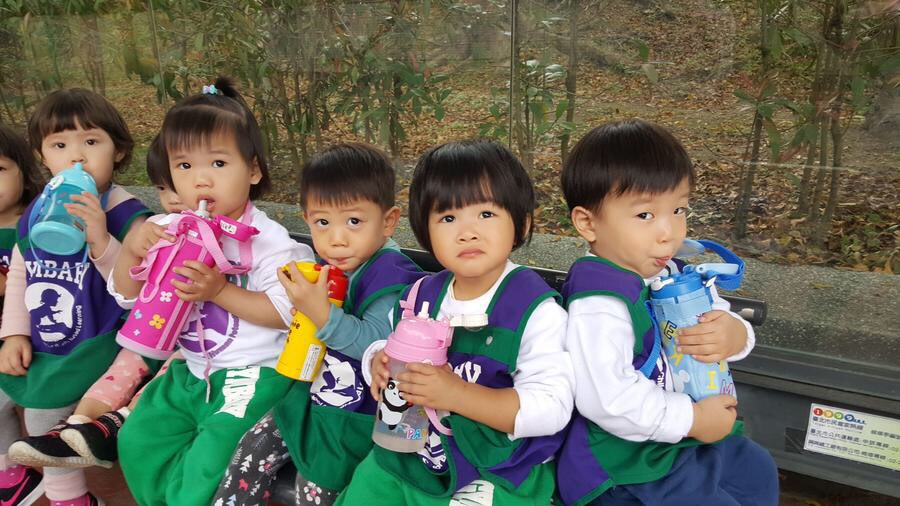
#> input picture chap14-FaceDetection-Azure/groups.jpg, 900 x 506 px, found by its file name
$ jupyter execute --allow-errors 'Face Detection with OpenCV-加上Lab數據.ipynb'   (shell and % lines are left out)
#> lines starting #> are read from the running program, lines starting #| are printed output that depends on the picture; after the words box and inside, x2 and y2 are one past the last pixel; in counts of white or black regions, pixels touching at a corner belong together
# Loading the necessary libraries

[cell 1]
# Import the necessary libraries
import numpy as np
import cv2
import matplotlib.pyplot as plt

[cell 2]
cv2.__version__

# Loading images

[cell 3]
channel = 'BGR'
channel[: : -1]

[cell 4]
# CV2 讀入是 BGR --> RGB : 方式一
test_image = cv2.imread('./groups.jpg') #BGR 2 RGB
#> test_image is the input picture: shape (506, 900, 3); mean B, G, R 93.4, 105.9, 108.6

test_image2 = test_image.copy()
test_image2[:, :, 0] = test_image[:, :, 2]
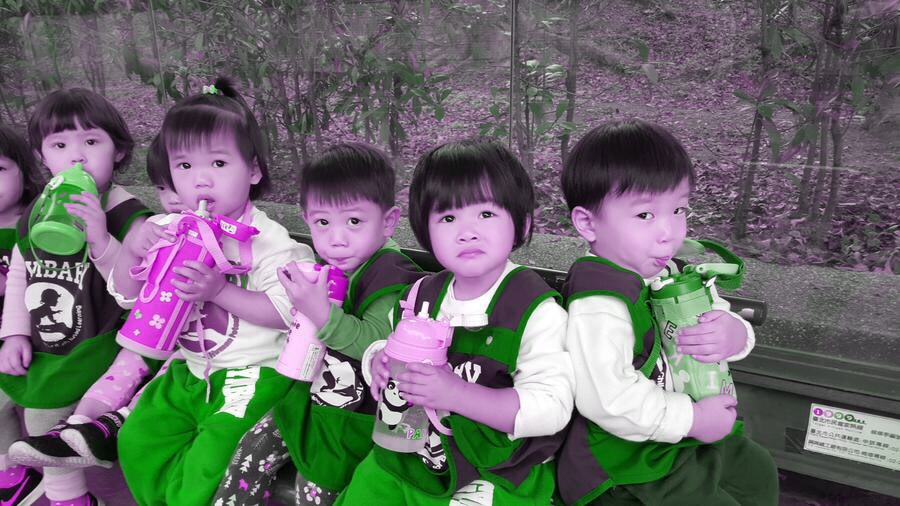
#> test_image2: shape (506, 900, 3); mean B, G, R 108.6, 105.9, 108.6
test_image2[:, :, 2] = test_image[:, :, 0]

plt.imshow(test_image2)
plt.show()

[cell 5]
data = [1, 2, 3]
data[::-1]

[cell 6]
# CV2 讀入是 BGR --> RGB
test_image = cv2.imread('./groups.jpg') #BGR 2 RGB
test_image2 = test_image.copy()[:, :, ::-1]

# 第一channel : 上下
# 第一channel : 左右
# 第三channel : BGR -> RGB

plt.imshow(test_image2)
plt.show()

[cell 7]
# CV2 讀入是 BGR --> RGB
test_image = cv2.imread('./groups.jpg')   #BGR 2 RGB
plt.imshow(test_image)                    # 這邊是顯示 BGR 結果所以會有問題
plt.show()

[cell 8]
#  Loading the image to be tested

test_image = cv2.imread('./groups.jpg')

# Converting to grayscale as opencv expects detector takes in input gray scale images
test_image_gray = cv2.cvtColor(test_image, cv2.COLOR_BGR2GRAY)
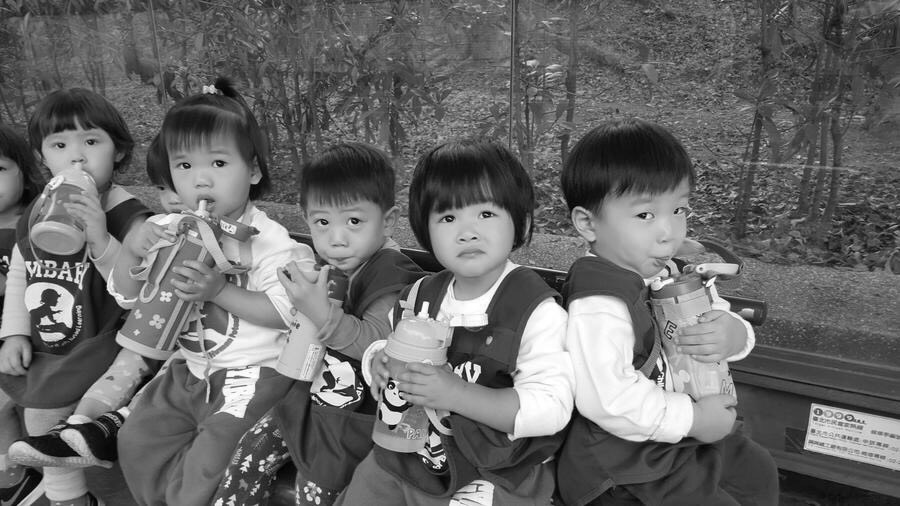
#> test_image_gray: shape (506, 900); min 0, max 255, mean 105.3

# Displaying grayscale image
plt.imshow(test_image_gray, cmap='gray')
plt.show()

Since we know that OpenCV loads an image in BGR format so we need to convert it into RBG format to be able to display its true colours. Let us write a small function for that.

[cell 9]
def convertToRGB(image):
    return cv2.cvtColor(image, cv2.COLOR_BGR2RGB)

# Haar cascade files

OpenCV comes with a lot of pre-trained classsifiers. For instance there are classifiers for smile, eyes,face etc. These come in the form of xml files and are located in `opencv/data/haarcascades/` folder. However, just to make things simple, you can also access them from here.Download the xml fiels and place them in data folder in the same working directory as the jupyter notebook.

### Loading the classifier for frontal face

[cell 10]
print(cv2.__file__)

[cell 11]
cv2.data.haarcascades

[cell 12]
haar_cascade_face = cv2.CascadeClassifier(cv2.data.haarcascades + 'haarcascade_frontalface_default.xml')
# 路徑問題

[cell 13]
# with open('data/haarcascades/haarcascade_frontalface_default.xml') as f:
#     xml = f.read()

# print(xml)

# Face detection

We shall be using the detectMultiscale module of the classifier.This function will return the co-ordinates(x and y posiiton plus the height and width) of the detected faces as Rect(x,y,w,h).

[cell 14]
faces_rects = haar_cascade_face.detectMultiScale(test_image,
                                                 scaleFactor = 1.1,
                                                 minNeighbors = 4);
#> faces_rects = [[625, 187, 71, 71], [36, 110, 83, 83], [159, 130, 88, 88], [297, 191, 82, 82], [422, 180, 98, 98]]

# Let us print the no. of faces found
print('Faces found: ', len(faces_rects))
#| Faces found:  5

Our next step is to loop over all the co-ordinates it returned and draw rectangles around them using Open CV.We will be drawing a green rectangle with thicknessof 2

#> (a cell that did not finish here is left out)

[cell 16]
# 打入方框
for (x,y,w,h) in faces_rects:
     cv2.rectangle(test_image, (x, y), (x+w, y+h), (0, 0, 255) , 3)
#> this loop made 5 passes
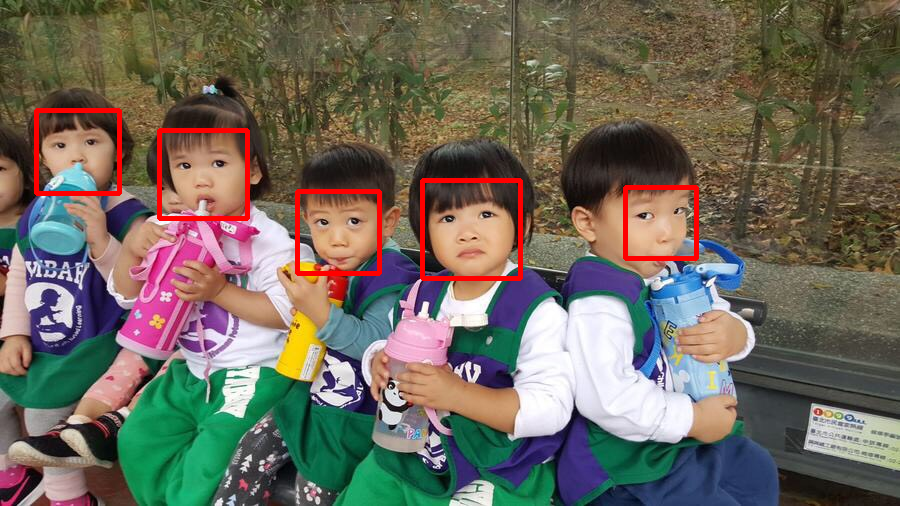
#> test_image: shape (506, 900, 3); 1.84% of pixels changed, all inside (x1, y1, x2, y2) = (34, 108, 699, 281)
                # img        #  pt1    # pt2       # color BGR     #thickness

Finally, we shall display the original image in coloured to see if the face has been detected correctly or not.

[cell 17]
#convert image to RGB and show image
plt.imshow(convertToRGB(test_image))
plt.show()

### Let us create a generalised function for the entire face detection process.

[cell 18]
def detect_faces(cascade, test_image, scaleFactor = 1.1, Neighbors=4, line=2):
    # create a copy of the image to prevent any changes to the original one.
#> called with scaleFactor = 1.1, Neighbors = 4, line = 3
    image_copy = test_image.copy()

    #convert the test image to gray scale as opencv face detector expects gray images
    gray_image = cv2.cvtColor(image_copy, cv2.COLOR_BGR2GRAY)

    # Applying the haar classifier to detect faces
    faces_rect = cascade.detectMultiScale(gray_image,
                                          scaleFactor=scaleFactor,
                                          minNeighbors=Neighbors)
#> faces_rect has the same summary as faces_rects outside detect_faces

    for (x, y, w, h) in faces_rect:
        cv2.rectangle(image_copy, (x, y), (x+w, y+h), (0, 0, 255), line)

    return image_copy

### Testing the function on new image

[cell 19]
#loading image
test_image2 = cv2.imread('groups.jpg')

#call the function to detect faces
faces = detect_faces(haar_cascade_face, test_image2, scaleFactor = 1.1,
                     Neighbors=4, line=3)
                    #HyperParameter
#convert to RGB and display image
plt.figure(figsize=(6,6))
plt.imshow(convertToRGB(faces))
plt.show()

### Testing the function on a group photograph

[cell 20]
#loading image
test_image2 = cv2.imread('sample_2.jpg')
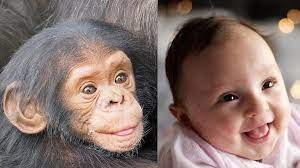
#> input picture chap14-FaceDetection-Skimage/sample_2.jpg, 300 x 168 px, found by its file name
#> test_image2 is the input picture: shape (168, 300, 3); mean B, G, R 109.4, 115.2, 135.7

#call the function to detect faces
faces = detect_faces(haar_cascade_face, test_image2, scaleFactor = 1.1,
                     Neighbors=2, line=1)
#> call 2 of detect_faces, with scaleFactor = 1.1, Neighbors = 2, line = 1
#> in detect_faces (call 2), `gray_image = cv2.cvtColor(image_copy, cv2.COLOR_BGR2GRAY)`:
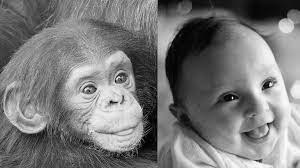
#> gray_image: shape (168, 300); min 0, max 253, mean 120.7
#> in detect_faces (call 2), `faces_rect = cascade.detectMultiScale(gray_image, scaleFactor=scaleFac..`: faces_rect = [[58, 48, 93, 93]]
#> the loop in detect_faces (call 2), `for (x, y, w, h) in faces_rect:` made 1 pass
#> after the loop in detect_faces (call 2), `for (x, y, w, h) in faces_rect:`:
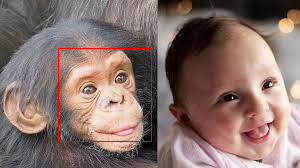
#> image_copy: shape (168, 300, 3); 0.74% of pixels changed, all inside (x1, y1, x2, y2) = (58, 48, 152, 142)

#convert to RGB and display image
plt.imshow(convertToRGB(faces))
plt.show()
